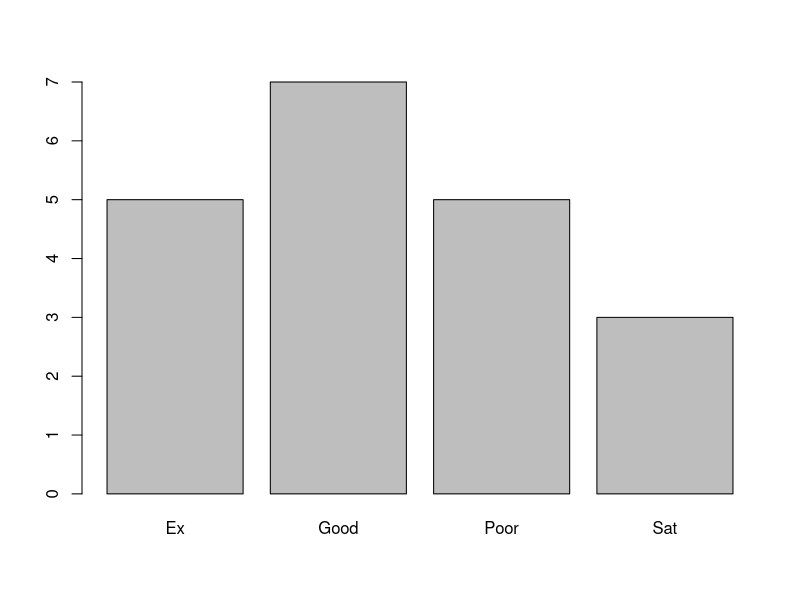
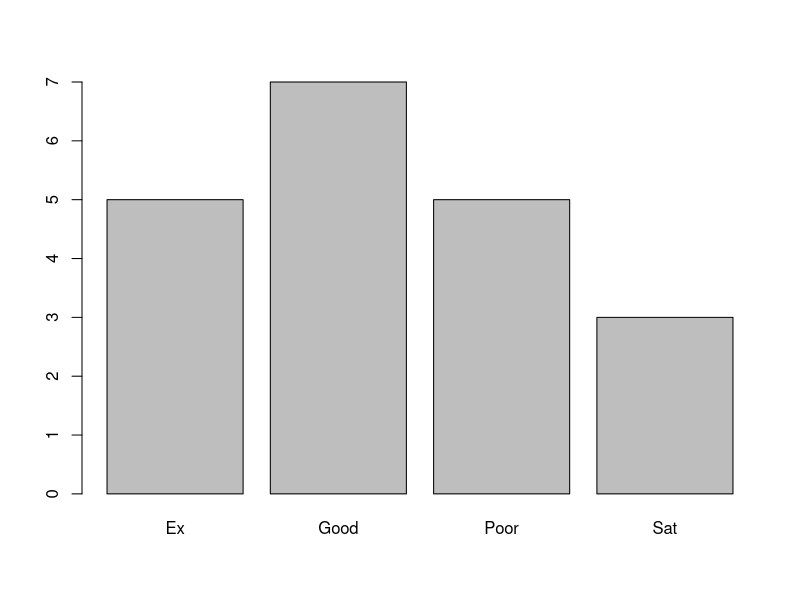
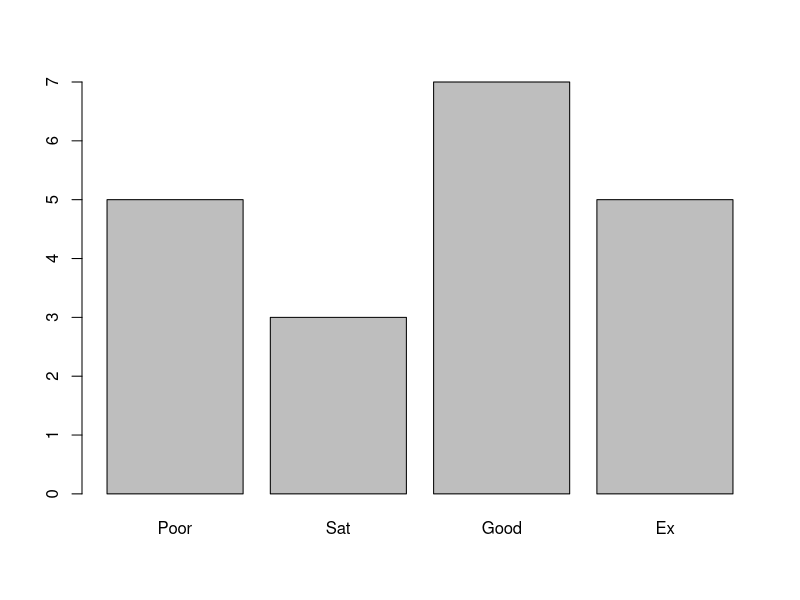
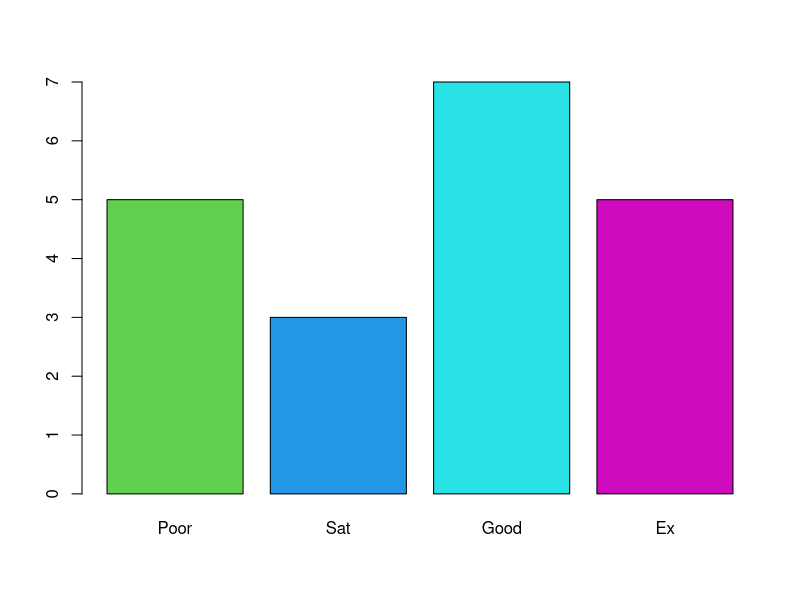

These charts were generated, in order, by the following R code:
#factors
(gender = sample(c('M','F'), size = 20, replace = T))
summary(gender)

genderF = factor(gender)
summary(genderF)
genderF

(likscale = sample(c('Ex', 'Good', 'Sat', 'Poor'), size = 20, replace = T))
summary(likscale)
class(likscale)
likscaleF = factor(likscale)
summary(likscaleF)
class(likscaleF)
likscaleOF = factor(likscale, ordered = T, levels = c('Poor', 'Sat', 'Good', "Ex"))
summary(likscaleOF)
likscaleOF
barplot(table(likscaleF))
barplot(table(likscale))
barplot(table(likscaleOF))
barplot(table(likscaleOF), col = 43:50)




